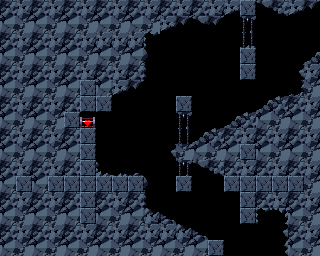

Below is a game level as drawn by its tile map, then a one-line description and the .tmx that defines it (tile-layer data replaced by summaries):
An orthogonal 20x16 tile map with 16x16 px tiles, 2 tile layers (background, foreground), 2 tilesets and 42 objects (5x bat, player).

<map version="1.0" orientation="orthogonal" renderorder="right-down" width="20" height="16" tilewidth="16" tileheight="16" nextobjectid="49">
 <tileset firstgid="1" name="PrtCave" tilewidth="16" tileheight="16" tilecount="80" columns="16">
  <image source="../tilesets/PrtCave.png" width="256" height="80" />
 </tileset>
 <tileset firstgid="81" name="NpcSym" tilewidth="16" tileheight="16" tilecount="300" columns="20">
  <image source="../tilesets/NpcSym.png" width="320" height="240" />
  <tile id="122">
   <animation>
    <frame tileid="122" duration="100" />
    <frame tileid="123" duration="100" />
   </animation>
  </tile>
 </tileset>
 <layer name="background" width="20" height="16">
  <data>[320 cells, 319 non-empty, 7 distinct tile ids]</data>
 </layer>
 <layer name="foreground" width="20" height="16">
  <data>[320 cells, 131 non-empty, 29 distinct tile ids]</data>
 </layer>
 <objectgroup name="spawn points">
  <object id="1" name="player" x="119.741" y="161.982" width="3.32613" height="3.65874">
   <ellipse />
  </object>
 </objectgroup>
 <objectgroup name="collisions">
  <object id="2" x="81.4901" y="129.386" width="13.9697" height="47.5636" />
  <object id="3" x="81.1575" y="176.95" width="62.5312" height="16.298" />
  <object id="4" x="109.762" y="32.596" width="35.2569" height="49.5593" />
  <object id="5" x="80.4923" y="96.4577" width="30.6004" height="14.635" />
  <object id="6" x="64.1942" y="112.756" width="16.298" height="16.298" />
  <object id="8" x="177.283" y="176.617" width="13.6371" height="14.9676" />
  <object id="9" x="240.479" y="48.2288" width="15.3002" height="31.2656" />
  <object id="10" x="241.477" y="0.665225" width="12.9719" height="14.9676" />
  <object id="14" x="255.114" y="1.66306" width="64.8595" height="6.98487" />
  <object id="15" x="161.317" y="5.65442" width="79.827" height="9.64577" />
  <object id="16" x="144.021" y="15.6328" width="16.298" height="18.2937" />
  <object id="17" x="98.4534" y="80.4923" width="12.9719" height="15.9654" />
  <object id="18" x="142.691" y="197.239" width="3.65874" height="18.6263" />
  <object id="19" x="208.216" y="241.144" width="15.3002" height="14.635" />
  <object id="20" x="289.04" y="208.881" width="30.933" height="46.8984" />
  <object id="21" x="257.11" y="192.915" width="31.9308" height="15.6328" />
  <object id="22" x="240.812" y="176.617" width="14.9676" height="46.8984" />
  <object id="23" x="224.514" y="176.95" width="78.4966" height="14.9676" />
  <object id="24" x="182.272" y="150.674" width="59.2051" height="9.97838" />
  <object id="25" x="222.518" y="162.98" width="8.98054" height="14.3023" />
  <object id="26" x="303.01" y="63.8616" width="14.635" height="33.9265" />
  <object id="27" x="171.961" y="148.345" width="10.9762" height="8.31532" />
  <object id="32" x="223.516" y="253.783" width="64.5269" height="2.32829" />
  <object id="33" x="319.308" y="10.311" width="0.665225" height="40.2461" />
  <object id="36" x="276.734" y="105.106" width="42.5744" height="6.65225" />
  <object id="37" x="242.142" y="126.06" width="77.1661" height="4.98919" />
  <object id="38" x="214.203" y="136.039" width="105.438" height="9.64577" />
  <object id="39" x="142.026" y="238.816" width="59.5377" height="14.9676" />
  <object id="40" x="148.678" y="216.863" width="7.31748" height="20.2894" />
  <object id="41" x="161.982" y="223.183" width="5.98703" height="14.635" />
  <object id="42" x="176.285" y="231.831" width="9.31315" height="5.98703" />
  <object id="43" x="176.285" y="96.1251" width="14.9676" height="15.6328" />
 </objectgroup>
 <objectgroup name="slopes">
  <object id="29" x="147.347" y="208.216">
   <polyline points="0,0 61.5333,32.2634" />
  </object>
  <object id="30" x="96.4577" y="167.969">
   <polyline points="0,0 18.6263,8.98054" />
  </object>
  <object id="31" x="304.008" y="63.8616">
   <polyline points="0,0 15.9654,-13.3045" />
  </object>
  <object id="34" x="303.343" y="89.8054">
   <polyline points="0,0 -123.399,59.2051" />
  </object>
 </objectgroup>
 <objectgroup color="#4100ff" name="enemies">
  <object id="44" name="bat" x="115.498" y="135.057" width="3.96448" height="3.96448">
   <ellipse />
  </object>
  <object id="45" name="bat" x="193.995" y="48.1023" width="3.17158" height="3.70018">
   <ellipse />
  </object>
  <object id="46" name="bat" x="291.521" y="32.2444" width="3.70018" height="3.43588">
   <ellipse />
  </object>
  <object id="47" name="bat" x="202.981" y="199.281" width="3.70018" height="3.96448">
   <ellipse />
  </object>
  <object id="48" name="bat" x="214.61" y="84.3112" width="3.43588" height="3.43588">
   <ellipse />
  </object>
 </objectgroup>
</map>